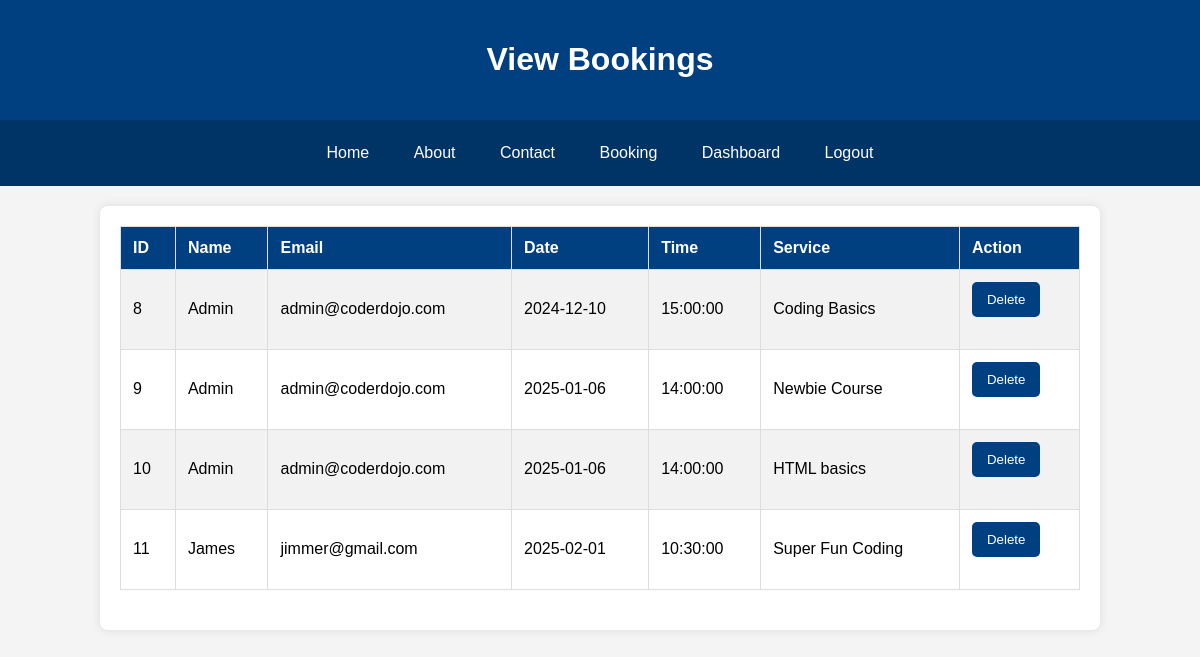
Screenshot of /view_bookings (signed in) with the database file from the repository.
### app.py (models this page shows, shortened)
class Booking(db.Model):
    id = db.Column(db.Integer, primary_key=True)
    user_id = db.Column(db.Integer, db.ForeignKey('login.id'), nullable=False)
    name = db.Column(db.String(100), nullable=False)
    email = db.Column(db.String(120), nullable=False)
    date = db.Column(db.Date, nullable=False)
    time = db.Column(db.Time, nullable=False)
    service = db.Column(db.String(100), nullable=False)

### app.py (the view)
@app.route('/view_bookings')
@login_required
def view_bookings():
    if not current_user.role == 'admin':
        return redirect(url_for('home'))
    bookings = Booking.query.all()
    return render_template('view_bookings.html', bookings=bookings)

### app.py (called while the page is built)
@login_manager.user_loader
def load_user(user_id):
    return Login.query.get(int(user_id))

### templates/view_bookings.html (shortened to what this page needs)
<!DOCTYPE html>
<html lang="en">
<head>
    <link rel="stylesheet" type="text/css" href="{{ url_for('static', filename='admin.css') }}">
</head>
<body>
    <header>
        <h1>View Bookings</h1>
    </header>
    <div class="navbar">
        <a href="{{ url_for('home') }}">Home</a>
        <a href="{{ url_for('about') }}">About</a>
        <a href="{{ url_for('contact') }}">Contact</a>
        <a href="{{ url_for('booking') }}">Booking</a>
        <a href="{{ url_for('admin_dashboard') }}">Dashboard</a>
        <a href="{{ url_for('logout') }}">Logout</a>
    </div>
    <div class="container">
        <table>
            <tr>
                <th>ID</th>
                <th>Name</th>
                <th>Email</th>
                <th>Date</th>
                <th>Time</th>
                <th>Service</th>
                <th>Action</th>
            </tr>
            {% for booking in bookings %}
            <tr>
                <td>{{ booking.id }}</td>
                <td>{{ booking.name }}</td>
                <td>{{ booking.email }}</td>
                <td>{{ booking.date }}</td>
                <td>{{ booking.time }}</td>
                <td>{{ booking.service }}</td>
                <td>
                    <form action="{{ url_for('delete_booking', booking_id=booking.id) }}" method="post">
                        <button type="submit">Delete</button>
                    </form>
                </td>
            </tr>
            {% endfor %}
        </table>
    </div>
</body>
</html>

### static/admin.css (style rules this page uses)
body { font-family: Arial, sans-serif; background-color: #f4f4f4; margin: 0; padding: 0; }
header { background-color: #004080; color: white; padding: 20px; text-align: center; }
.navbar { background-color: #003366; overflow: hidden; text-align: center; padding: 10px 0; }
.navbar a { color: white; text-align: center; padding: 14px 20px; text-decoration: none; display: inline-block; }
.container { width: 80%; margin: 20px auto; background-color: white; padding: 20px; box-shadow: 0 0 10px rgba(0, 0, 0, 0.1); border-radius: 8px; }
table { width: 100%; border-collapse: collapse; margin-bottom: 20px; }
table, th, td { border: 1px solid #ddd; }
th, td { padding: 12px; text-align: left; }
th { background-color: #004080; color: white; }
tr:nth-child(even) { background-color: #f2f2f2; }
button { background-color: #004080; color: white; padding: 10px 15px; border: none; border-radius: 5px; cursor: pointer; }
form { margin-bottom: 20px; }

### rows the page displays
Booking: id "8", name "Admin", email "admin@coderdojo.com", date "2024-12-10", time "15:00:00", service "Coding Basics"
Booking: id "9", name "Admin", email "admin@coderdojo.com", date "2025-01-06", time "14:00:00", service "Newbie Course"
Booking: id "10", name "Admin", email "admin@coderdojo.com", date "2025-01-06", time "14:00:00", service "HTML basics"
Booking: id "11", name "James", email "jimmer@gmail.com", date "2025-02-01", time "10:30:00", service "Super Fun Coding"
